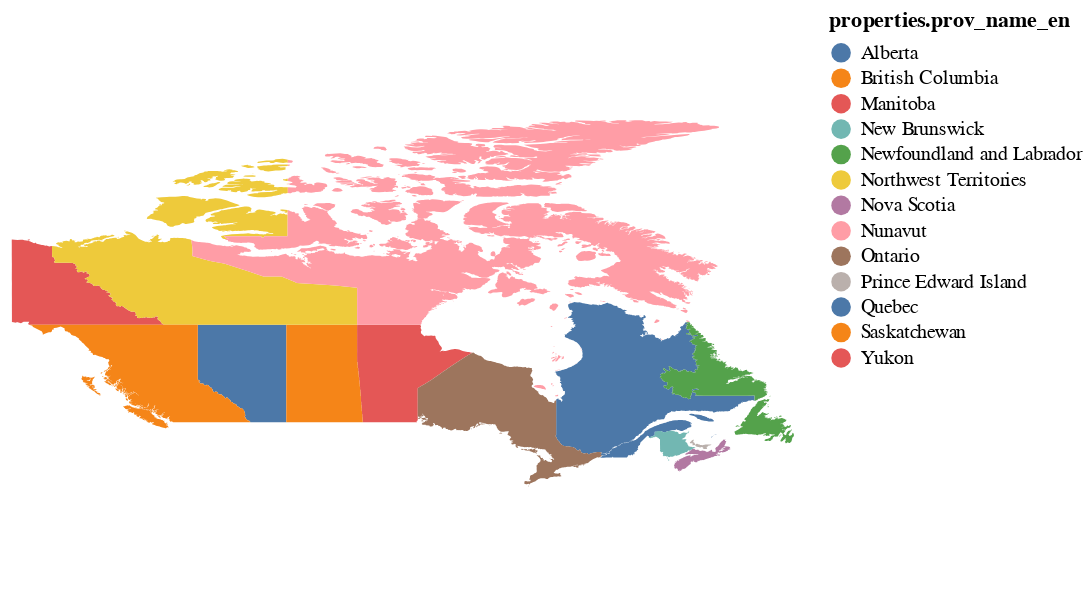

Notebook cell for this chart:
### Code cell
provinces

### Figure 1 — Vega-Lite specification as saved in the notebook (floating-point values rounded to 4 significant figures; data arrays with more than 128 entries replaced by an {"elided": "..."} marker saying what was removed)
{"config": {"view": {"continuousWidth": 400, "continuousHeight": 300}}, "data": {"name": "data-b0beddd799d6611cdac3e4c4037cdcd2", "format": {"property": "features", "type": "json"}}, "mark": "geoshape", "encoding": {"color": {"condition": {"field": "properties.prov_name_en", "type": "nominal", "selection": "selector010"}, "value": "lightgray"}}, "projection": {"reflectY": true, "type": "identity"}, "selection": {"selector010": {"type": "multi", "fields": ["properties.prov_name_en:N"], "bind": "legend"}}, "$schema": "https://vega.github.io/schema/vega-lite/v4.17.0.json", "datasets": {"data-b0beddd799d6611cdac3e4c4037cdcd2": {"type": "FeatureCollection", "features": [{"type": "Feature", "geometry": {"type": "Polygon", "coordinates": {"elided": "1x186x2 float values"}}, "properties": {"geo_point_2d": {"lon": -114.5, "lat": 55.17}, "year": "2021", "prov_code": ["48"], "prov_name_en": ["Alberta"], "prov_area_code": "CAN", "prov_type": "province", "prov_name_fr": "Alberta"}}, {"type": "Feature", "geometry": {"type": "MultiPolygon", "coordinates": {"elided": "2 rows, 586 float values in total"}}, "properties": {"geo_point_2d": {"lon": -135.5, "lat": 63.63}, "year": "2021", "prov_code": ["60"], "prov_name_en": ["Yukon"], "prov_area_code": "CAN", "prov_type": "territory / territoire", "prov_name_fr": "Yukon"}}, {"type": "Feature", "geometry": {"type": "Polygon", "coordinates": {"elided": "1x167x2 float values"}}, "properties": {"geo_point_2d": {"lon": -97.43, "lat": 54.93}, "year": "2021", "prov_code": ["46"], "prov_name_en": ["Manitoba"], "prov_area_code": "CAN", "prov_type": "province", "prov_name_fr": "Manitoba"}}, {"type": "Feature", "geometry": {"type": "Polygon", "coordinates": {"elided": "1x90x2 float values"}}, "properties": {"geo_point_2d": {"lon": -105.9, "lat": 54.42}, "year": "2021", "prov_code": ["47"], "prov_name_en": ["Saskatchewan"], "prov_area_code": "CAN", "prov_type": "province", "prov_name_fr": "Saskatchewan"}}, {"type": "Feature", "geometry": {"type": "MultiPolygon", "coordinates": {"elided": "25 rows, 2820 float values in total"}}, "properties": {"geo_point_2d": {"lon": -119.0, "lat": 66.37}, "year": "2021", "prov_code": ["61"], "prov_name_en": ["Northwest Territories"], "prov_area_code": "CAN", "prov_type": "territory / territoire", "prov_name_fr": "Territoires du Nord-Ouest"}}, {"type": "Feature", "geometry": {"type": "Polygon", "coordinates": {"elided": "1x79x2 float values"}}, "properties": {"geo_point_2d": {"lon": -63.24, "lat": 46.39}, "year": "2021", "prov_code": ["11"], "prov_name_en": ["Prince Edward Island"], "prov_area_code": "CAN", "prov_type": "province", "prov_name_fr": "Île-du-Prince-Édouard"}}, {"type": "Feature", "geometry": {"type": "MultiPolygon", "coordinates": {"elided": "4 rows, 708 float values in total"}}, "properties": {"geo_point_2d": {"lon": -63.32, "lat": 45.15}, "year": "2021", "prov_code": ["12"], "prov_name_en": ["Nova Scotia"], "prov_area_code": "CAN", "prov_type": "province", "prov_name_fr": "Nouvelle-Écosse"}}, {"type": "Feature", "geometry": {"type": "MultiPolygon", "coordinates": {"elided": "14 rows, 3102 float values in total"}}, "properties": {"geo_point_2d": {"lon": -71.79, "lat": 53.4}, "year": "2021", "prov_code": ["24"], "prov_name_en": ["Quebec"], "prov_area_code": "CAN", "prov_type": "province", "prov_name_fr": "Québec"}}, {"type": "Feature", "geometry": {"type": "MultiPolygon", "coordinates": {"elided": "215 rows, 15486 float values in total"}}, "properties": {"geo_point_2d": {"lon": -88.84, "lat": 71.04}, "year": "2021", "prov_code": ["62"], "prov_name_en": ["Nunavut"], "prov_area_code": "CAN", "prov_type": "territory / territoire", "prov_name_fr": "Nunavut"}}, {"type": "Feature", "geometry": {"type": "MultiPolygon", "coordinates": {"elided": "26 rows, 2036 float values in total"}}, "properties": {"geo_point_2d": {"lon": -86.04, "lat": 50.45}, "year": "2021", "prov_code": ["35"], "prov_name_en": ["Ontario"], "prov_area_code": "CAN", "prov_type": "province", "prov_name_fr": "Ontario"}}, {"type": "Feature", "geometry": {"type": "MultiPolygon", "coordinates": {"elided": "85 rows, 3200 float values in total"}}, "properties": {"geo_point_2d": {"lon": -124.8, "lat": 54.76}, "year": "2021", "prov_code": ["59"], "prov_name_en": ["British Columbia"], "prov_area_code": "CAN", "prov_type": "province", "prov_name_fr": "Colombie-Britannique"}}, {"type": "Feature", "geometry": {"type": "MultiPolygon", "coordinates": {"elided": "38 rows, 3252 float values in total"}}, "properties": {"geo_point_2d": {"lon": -60.52, "lat": 52.89}, "year": "2021", "prov_code": ["10"], "prov_name_en": ["Newfoundland and Labrador"], "prov_area_code": "CAN", "prov_type": "province", "prov_name_fr": "Terre-Neuve-et-Labrador"}}, {"type": "Feature", "geometry": {"type": "MultiPolygon", "coordinates": {"elided": "6 rows, 408 float values in total"}}, "properties": {"geo_point_2d": {"lon": -66.38, "lat": 46.62}, "year": "2021", "prov_code": ["13"], "prov_name_en": ["New Brunswick"], "prov_area_code": "CAN", "prov_type": "province", "prov_name_fr": "Nouveau-Brunswick"}}]}}}
